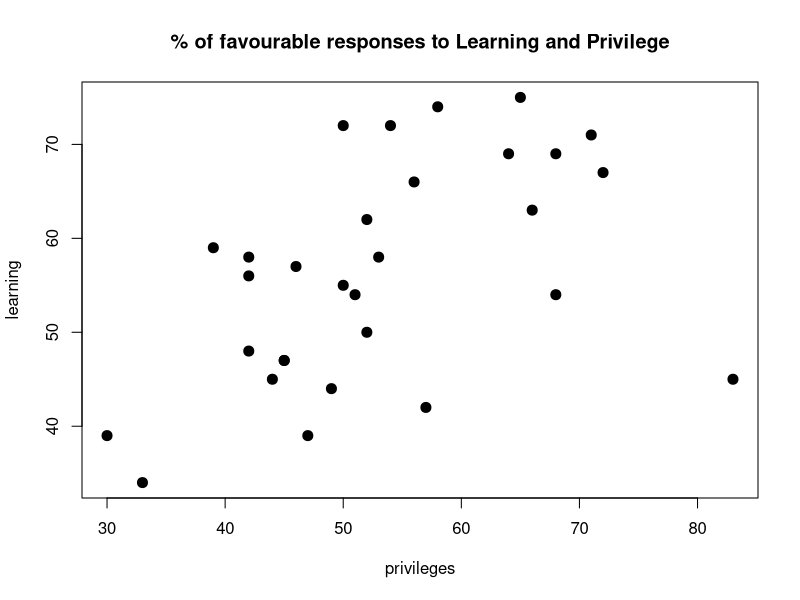

Generate this figure with R:
# Clear enviroment
rm(list = ls())

# K-means Clustering

# Load datset

# First we load the dataset, and define the subset 

library(datasets)
dat = attitude[,c(3,4)]

# Examine data
?attitude



# Part 1: Plot data

plot(dat, main = "% of favourable responses to Learning and Privilege", pch = 20, cex = 2)

